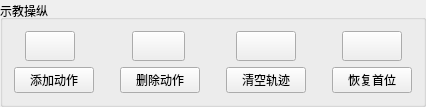
             <widget class="QGroupBox" name="groupBox_5">
              <property name="enabled">
               <bool>true</bool>
              </property>
              <property name="sizePolicy">
               <sizepolicy hsizetype="Minimum" vsizetype="Expanding">
                <horstretch>0</horstretch>
                <verstretch>0</verstretch>
               </sizepolicy>
              </property>
              <property name="maximumSize">
               <size>
                <width>16777215</width>
                <height>250</height>
               </size>
              </property>
              <property name="mouseTracking">
               <bool>false</bool>
              </property>
              <property name="acceptDrops">
               <bool>false</bool>
              </property>
              <property name="layoutDirection">
               <enum>Qt::LeftToRight</enum>
              </property>
              <property name="autoFillBackground">
               <bool>true</bool>
              </property>
              <property name="styleSheet">
               <string notr="true"/>
              </property>
              <property name="inputMethodHints">
               <set>Qt::ImhNone</set>
              </property>
              <property name="title">
               <string>示教操纵</string>
              </property>
              <property name="alignment">
               <set>Qt::AlignLeading|Qt::AlignLeft|Qt::AlignVCenter</set>
              </property>
              <property name="flat">
               <bool>false</bool>
              </property>
              <property name="checkable">
               <bool>false</bool>
              </property>
              <layout class="QGridLayout" name="gridLayout_2">
               <item row="3" column="0">
                <layout class="QHBoxLayout" name="horizontalLayout_32">
                 <item>
                  <layout class="QHBoxLayout" name="horizontalLayout_31"/>
                 </item>
                </layout>
               </item>
               <item row="0" column="0">
                <layout class="QHBoxLayout" name="horizontalLayout_23">
                 <property name="sizeConstraint">
                  <enum>QLayout::SetFixedSize</enum>
                 </property>
                 <item>
                  <layout class="QHBoxLayout" name="horizontalLayout_25">
                   <property name="spacing">
                    <number>6</number>
                   </property>
                   <property name="leftMargin">
                    <number>6</number>
                   </property>
                   <item>
                    <widget class="QPushButton" name="pushButton_PLAY">
                     <property name="sizePolicy">
                      <sizepolicy hsizetype="Minimum" vsizetype="Minimum">
                       <horstretch>0</horstretch>
                       <verstretch>0</verstretch>
                      </sizepolicy>
                     </property>
                     <property name="maximumSize">
                      <size>
                       <width>50</width>
                       <height>50</height>
                      </size>
                     </property>
                     <property name="autoFillBackground">
                      <bool>false</bool>
                     </property>
                     <property name="styleSheet">
                      <string notr="true">border-image: url(:/Image/Image/start2.png);</string>
                     </property>
                     <property name="text">
                      <string/>
                     </property>
                    </widget>
                   </item>
                  </layout>
                 </item>
                 <item>
                  <spacer name="horizontalSpacer">
                   <property name="orientation">
                    <enum>Qt::Horizontal</enum>
                   </property>
                   <property name="sizeType">
                    <enum>QSizePolicy::Fixed</enum>
                   </property>
                   <property name="sizeHint" stdset="0">
                    <size>
                     <width>40</width>
                     <height>30</height>
                    </size>
                   </property>
                  </spacer>
                 </item>
                 <item>
                  <layout class="QHBoxLayout" name="horizontalLayout_24">
                   <property name="spacing">
                    <number>6</number>
                   </property>
                   <property name="leftMargin">
                    <number>6</number>
                   </property>
                   <item>
                    <widget class="QPushButton" name="pushButton_PAUSE">
                     <property name="sizePolicy">
                      <sizepolicy hsizetype="Minimum" vsizetype="Minimum">
                       <horstretch>0</horstretch>
                       <verstretch>0</verstretch>
                      </sizepolicy>
                     </property>
                     <property name="maximumSize">
                      <size>
                       <width>53</width>
                       <height>53</height>
                      </size>
                     </property>
                     <property name="autoFillBackground">
                      <bool>false</bool>
                     </property>
                     <property name="styleSheet">
                      <string notr="true">border-image: url(:/Image/Image/pause3.png);</string>
                     </property>
                     <property name="inputMethodHints">
                      <set>Qt::ImhNone</set>
                     </property>
                     <property name="text">
                      <string/>
                     </property>
                     <property name="autoRepeat">
                      <bool>false</bool>
                     </property>
                     <property name="flat">
                      <bool>false</bool>
                     </property>
                    </widget>
                   </item>
                  </layout>
                 </item>
                 <item>
                  <spacer name="horizontalSpacer_2">
                   <property name="orientation">
                    <enum>Qt::Horizontal</enum>
                   </property>
                   <property name="sizeType">
                    <enum>QSizePolicy::Fixed</enum>
                   </property>
                   <property name="sizeHint" stdset="0">
                    <size>
                     <width>30</width>
                     <height>20</height>
                    </size>
                   </property>
                  </spacer>
                 </item>
                 <item>
                  <layout class="QHBoxLayout" name="horizontalLayout_20">
                   <property name="spacing">
                    <number>6</number>
                   </property>
                   <property name="sizeConstraint">
                    <enum>QLayout::SetDefaultConstraint</enum>
                   </property>
                   <property name="leftMargin">
                    <number>10</number>
                   </property>
                   <item>
                    <widget class="QPushButton" name="pushButton_STOP">
                     <property name="sizePolicy">
                      <sizepolicy hsizetype="Minimum" vsizetype="Minimum">
                       <horstretch>0</horstretch>
                       <verstretch>0</verstretch>
                      </sizepolicy>
                     </property>
                     <property name="maximumSize">
                      <size>
                       <width>60</width>
                       <height>60</height>
                      </size>
                     </property>
                     <property name="autoFillBackground">
                      <bool>false</bool>
                     </property>
                     <property name="styleSheet">
                      <string notr="true">border-image: url(:/Image/Image/stop2.png);</string>
                     </property>
                     <property name="text">
                      <string/>
                     </property>
                    </widget>
                   </item>
                  </layout>
                 </item>
                 <item>
                  <spacer name="horizontalSpacer_3">
                   <property name="orientation">
                    <enum>Qt::Horizontal</enum>
                   </property>
                   <property name="sizeType">
                    <enum>QSizePolicy::Fixed</enum>
                   </property>
                   <property name="sizeHint" stdset="0">
                    <size>
                     <width>35</width>
                     <height>20</height>
                    </size>
                   </property>
                  </spacer>
                 </item>
                 <item>
                  <layout class="QHBoxLayout" name="horizontalLayout_12">
                   <property name="spacing">
                    <number>6</number>
                   </property>
                   <property name="rightMargin">
                    <number>2</number>
                   </property>
                   <item>
                    <widget class="QPushButton" name="pushButton_STEP">
                     <property name="sizePolicy">
                      <sizepolicy hsizetype="Minimum" vsizetype="Minimum">
                       <horstretch>0</horstretch>
                       <verstretch>0</verstretch>
                      </sizepolicy>
                     </property>
                     <property name="maximumSize">
                      <size>
                       <width>60</width>
                       <height>60</height>
                      </size>
                     </property>
                     <property name="autoFillBackground">
                      <bool>false</bool>
                     </property>
                     <property name="styleSheet">
                      <string notr="true">
border-image: url(:/Image/Image/STEP.png);</string>
                     </property>
                     <property name="text">
                      <string/>
                     </property>
                    </widget>
                   </item>
                  </layout>
                 </item>
                </layout>
               </item>
               <item row="1" column="0">
                <layout class="QHBoxLayout" name="horizontalLayout_29">
                 <property name="spacing">
                  <number>6</number>
                 </property>
                 <item>
                  <layout class="QHBoxLayout" name="horizontalLayout_30">
                   <item>
                    <widget class="QPushButton" name="pushButton_AddAction">
                     <property name="sizePolicy">
                      <sizepolicy hsizetype="Minimum" vsizetype="Minimum">
                       <horstretch>0</horstretch>
                       <verstretch>0</verstretch>
                      </sizepolicy>
                     </property>
                     <property name="maximumSize">
                      <size>
                       <width>16777215</width>
                       <height>35</height>
                      </size>
                     </property>
                     <property name="text">
                      <string>添加动作</string>
                     </property>
                    </widget>
                   </item>
                  </layout>
                 </item>
                 <item>
                  <spacer name="horizontalSpacer_6">
                   <property name="orientation">
                    <enum>Qt::Horizontal</enum>
                   </property>
                   <property name="sizeType">
                    <enum>QSizePolicy::Fixed</enum>
                   </property>
                   <property name="sizeHint" stdset="0">
                    <size>
                     <width>20</width>
                     <height>20</height>
                    </size>
                   </property>
                  </spacer>
                 </item>
                 <item>
                  <layout class="QHBoxLayout" name="horizontalLayout_33">
                   <item>
                    <widget class="QPushButton" name="pushButton_deleteAction">
                     <property name="sizePolicy">
                      <sizepolicy hsizetype="Minimum" vsizetype="Minimum">
                       <horstretch>0</horstretch>
                       <verstretch>0</verstretch>
                      </sizepolicy>
                     </property>
                     <property name="maximumSize">
                      <size>
                       <width>16777215</width>
                       <height>35</height>
                      </size>
                     </property>
                     <property name="text">
                      <string>删除动作</string>
                     </property>
                    </widget>
                   </item>
                  </layout>
                 </item>
                 <item>
                  <spacer name="horizontalSpacer_7">
                   <property name="orientation">
                    <enum>Qt::Horizontal</enum>
                   </property>
                   <property name="sizeType">
                    <enum>QSizePolicy::Fixed</enum>
                   </property>
                   <property name="sizeHint" stdset="0">
                    <size>
                     <width>20</width>
                     <height>20</height>
                    </size>
                   </property>
                  </spacer>
                 </item>
                 <item>
                  <layout class="QHBoxLayout" name="horizontalLayout_35">
                   <item>
                    <widget class="QPushButton" name="pushButton_clearAction">
                     <property name="sizePolicy">
                      <sizepolicy hsizetype="Minimum" vsizetype="Minimum">
                       <horstretch>0</horstretch>
                       <verstretch>0</verstretch>
                      </sizepolicy>
                     </property>
                     <property name="maximumSize">
                      <size>
                       <width>16777215</width>
                       <height>35</height>
                      </size>
                     </property>
                     <property name="text">
                      <string>清空轨迹</string>
                     </property>
                    </widget>
                   </item>
                  </layout>
                 </item>
                 <item>
                  <spacer name="horizontalSpacer_5">
                   <property name="orientation">
                    <enum>Qt::Horizontal</enum>
                   </property>
                   <property name="sizeType">
                    <enum>QSizePolicy::Fixed</enum>
                   </property>
                   <property name="sizeHint" stdset="0">
                    <size>
                     <width>20</width>
                     <height>20</height>
                    </size>
                   </property>
                  </spacer>
                 </item>
                 <item>
                  <layout class="QHBoxLayout" name="horizontalLayout_28">
                   <item>
                    <widget class="QPushButton" name="pushButton_FirstAction">
                     <property name="sizePolicy">
                      <sizepolicy hsizetype="Minimum" vsizetype="Minimum">
                       <horstretch>0</horstretch>
                       <verstretch>0</verstretch>
                      </sizepolicy>
                     </property>
                     <property name="maximumSize">
                      <size>
                       <width>16777215</width>
                       <height>35</height>
                      </size>
                     </property>
                     <property name="text">
                      <string>恢复首位</string>
                     </property>
                    </widget>
                   </item>
                  </layout>
                 </item>
                </layout>
               </item>
              </layout>
             </widget>
